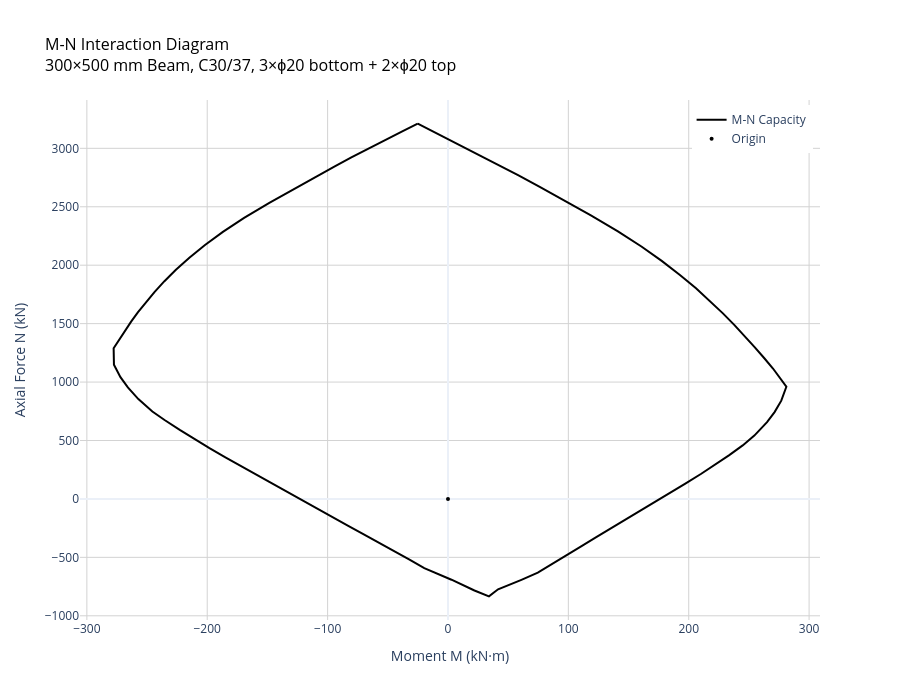

Notebook code cell kept with this figure:
### Markdown cell above
## 6. Visualize the M-N Curve <a id='visualize'></a>

Plot the complete M-N interaction diagram with hover over resistance tooltips.

### Code cell
# Visualize using the new plot() method
fig = diagram.plot(
    show=True,
    title="M-N Interaction Diagram<br>300×500 mm Beam, C30/37, 3×ϕ20 bottom + 2×ϕ20 top",
    n_points=100
)

# The interactive Plotly plot shows:
# - Full M-N interaction curve
# - Hover to see detailed values at each point
# - Pan, zoom, and interact with the plot

### Figure 1 — Plotly figure (JSON) as saved in the notebook; plotly's stock layout.template omitted (floating-point values rounded to 4 significant figures)
{"data": [{"hovertemplate": "M: %{x:.3g} kN·m<br>N: %{y:.3g} kN<br><extra></extra>", "line": {"color": "black", "width": 2}, "mode": "lines", "name": "M-N Capacity", "type": "scatter", "x": [-25.13, -13.56, -0.5225, 17.92, 29.6, 43.11, 58.61, 76.23, 96.1, 118.4, 141.2, 160.7, 177.6, 192.7, 206.1, 217.8, 228.4, 238.0, 246.8, 254.9, 262.6, 270.0, 281.1, 276.9, 271.3, 265.1, 254.5, 244.8, 233.7, 220.5, 210.4, 197.2, 184.6, 173.0, 160.9, 148.4, 135.7, 122.8, 111.0, 98.34, 85.95, 74.64, 61.0, 41.62, 34.06, 21.99, 2.904, -3.467, -19.7, -32.32, -44.06, -57.71, -70.7, -82.49, -96.16, -108.3, -121.6, -134.3, -146.3, -159.4, -173.7, -184.9, -198.1, -210.6, -222.8, -235.4, -245.6, -257.2, -266.0, -272.1, -277.5, -277.8, -273.3, -263.2, -257.5, -251.1, -243.9, -235.6, -226.0, -214.9, -201.9, -187.0, -169.4, -148.4, -128.0, -109.9, -94.05, -80.28, -68.45, -50.04, -37.57, -25.13, -25.13, -25.13, -25.13, -25.13, -25.13, -25.13, -25.13, -25.13], "y": [3211.0, 3151.0, 3084.0, 2988.0, 2926.0, 2854.0, 2768.0, 2670.0, 2557.0, 2428.0, 2290.0, 2160.0, 2037.0, 1917.0, 1802.0, 1693.0, 1588.0, 1487.0, 1391.0, 1297.0, 1206.0, 1116.0, 960.1, 841.1, 743.3, 657.7, 541.8, 457.9, 374.7, 282.9, 215.7, 130.9, 51.89, -19.34, -94.2, -171.0, -248.1, -329.7, -403.1, -480.0, -558.8, -631.2, -692.0, -773.4, -833.6, -783.5, -691.2, -664.3, -591.8, -516.7, -448.4, -372.1, -299.0, -232.4, -154.5, -84.88, -10.09, 62.03, 130.8, 206.2, 288.5, 355.2, 434.1, 512.2, 590.5, 675.3, 748.2, 854.5, 954.6, 1042.0, 1148.0, 1289.0, 1362.0, 1517.0, 1598.0, 1682.0, 1770.0, 1863.0, 1961.0, 2064.0, 2173.0, 2286.0, 2406.0, 2534.0, 2653.0, 2757.0, 2846.0, 2922.0, 2986.0, 3083.0, 3147.0, 3211.0, 3211.0, 3211.0, 3211.0, 3211.0, 3211.0, 3211.0, 3211.0, 3211.0]}, {"hovertemplate": "Origin<extra></extra>", "marker": {"color": "black", "size": 4, "symbol": "circle"}, "mode": "markers", "name": "Origin", "type": "scatter", "x": [0], "y": [0]}], "layout": {"height": 700, "hovermode": "closest", "legend": {"x": 0.99, "xanchor": "right", "y": 0.99, "yanchor": "top"}, "showlegend": true, "title": {"font": {"color": "black", "size": 16}, "text": "M-N Interaction Diagram<br>300×500 mm Beam, C30/37, 3×ϕ20 bottom + 2×ϕ20 top"}, "width": 900, "xaxis": {"autorange": false, "gridcolor": "lightgray", "gridwidth": 1, "range": [-305.7, 309.1], "showgrid": true, "title": {"text": "Moment M (kN·m)"}}, "yaxis": {"autorange": false, "gridcolor": "lightgray", "gridwidth": 1, "range": [-1036.0, 3414.0], "showgrid": true, "title": {"text": "Axial Force N (kN)"}}}}
